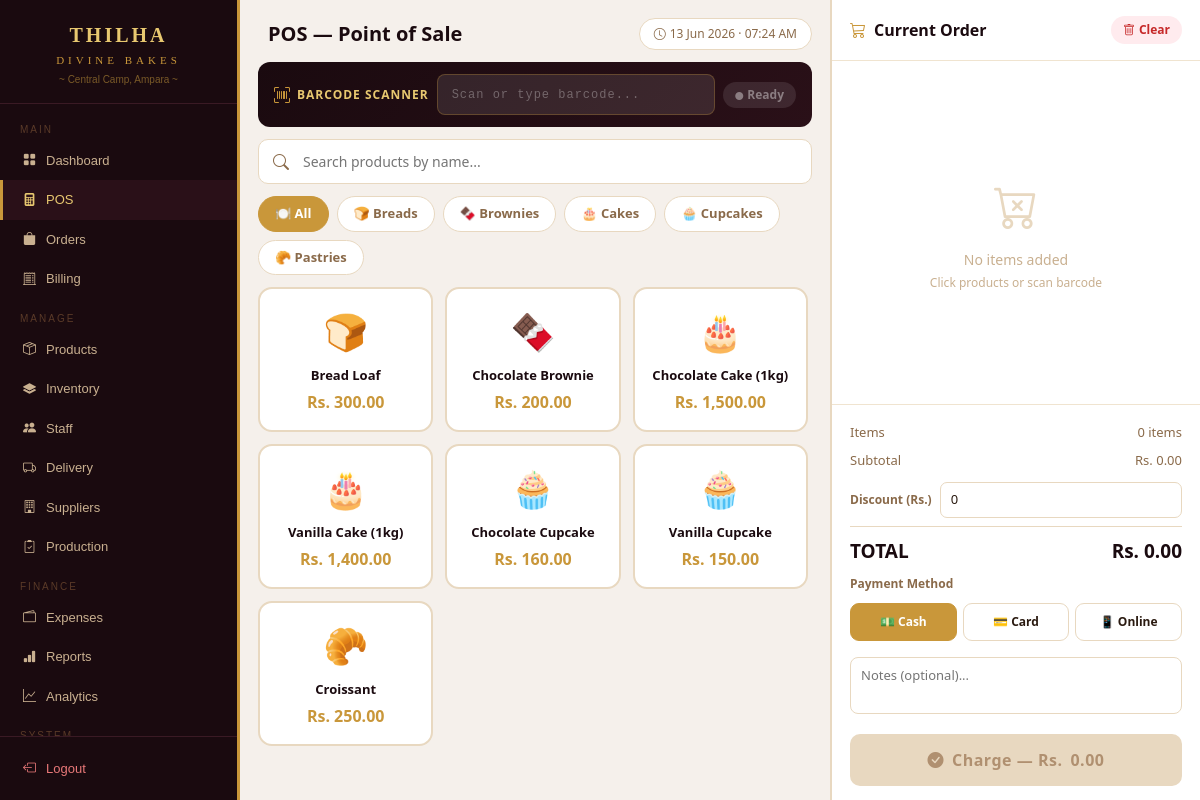
The page /admin/pos.php (signed in) on the database its author committed.
### tables this page shows
CREATE TABLE `products` (
  `product_id` int(11) NOT NULL,
  `name` varchar(100) NOT NULL,
  `category` varchar(50) DEFAULT NULL,
  `price` decimal(10,2) NOT NULL,
  `description` text DEFAULT NULL,
  `image` varchar(255) DEFAULT NULL,
  `stock_status` enum('available','out_of_stock') DEFAULT 'available',
  `created_at` timestamp NOT NULL DEFAULT current_timestamp(),
  `barcode` varchar(20) DEFAULT NULL
);

### admin/pos.php (the view, shortened to what this page needs)
<?php
require_once '../includes/db.php';
$products = mysqli_query($conn,"SELECT * FROM products WHERE stock_status='available' ORDER BY category,name");
$cats = [];
while ($p = mysqli_fetch_assoc($products)) $cats[$p['category']][] = $p;
$icons = ['cakes'=>'🎂','brownies'=>'🍫','cupcakes'=>'🧁','pastries'=>'🥐','breads'=>'🍞'];
?>
<!DOCTYPE html>
<html lang="en">
<head>
<link href="https://cdn.jsdelivr.net/npm/bootstrap@5.3.0/dist/css/bootstrap.min.css" rel="stylesheet">
<link href="https://cdn.jsdelivr.net/npm/bootstrap-icons@1.10.5/font/bootstrap-icons.css" rel="stylesheet">
</head>
<body>
<?php include '../includes/sidebar.php'; ?>
<div class="pos-wrap">
  <div class="pos-left">
    <div class="pos-header">
      <div class="pos-title">
        POS — Point of Sale
      </div>
      <div class="pos-date">
        <i class="bi bi-clock me-1"></i><?= date('d M Y · h:i A') ?>
      </div>
    </div>
    <div class="barcode-scan-wrap">
      <label>
        <i class="bi bi-upc-scan"></i>
        Barcode Scanner
      </label>
      <input type="text" id="barcodeInput"
             class="barcode-input"
             placeholder="Scan or type barcode..."
             autocomplete="off"
             autofocus>
      <span class="barcode-status idle" id="barcodeStatus">
        <i class="bi bi-circle-fill me-1" style="font-size:8px;"></i>Ready
      </span>
    </div>
    <div class="pos-search">
      <i class="bi bi-search"></i>
      <input type="text" id="searchInput"
             placeholder="Search products by name..."
             oninput="filterProducts()">
    </div>
    <div class="cat-tabs">
      <button class="cat-tab active" onclick="filterCat('all',this)">🍽️ All</button>
      <?php foreach(array_keys($cats) as $cat): ?>
      <button class="cat-tab" onclick="filterCat('<?= $cat ?>',this)">
        <?= $icons[$cat]??'' ?> <?= ucfirst($cat) ?>
      </button>
      <?php endforeach; ?>
    </div>
    <div class="products-scroll">
      <div class="products-grid" id="productsGrid">
        <?php foreach($cats as $cat=>$prods): ?>
        <?php foreach($prods as $p): ?>
        <div class="prod-card"
             data-cat="<?= $p['category'] ?>"
             data-name="<?= strtolower(htmlspecialchars($p['name'])) ?>"
             data-id="<?= $p['product_id'] ?>"
             onclick="addToCart(<?= (int)$p['product_id'] ?>,'<?= addslashes($p['name']) ?>',<?= (float)$p['price'] ?>,'<?= $p['category'] ?>')">
          <span class="prod-icon"><?= $icons[$p['category']]??'🍰' ?></span>
          <div class="prod-name"><?= htmlspecialchars($p['name']) ?></div>
          <div class="prod-price">Rs. <?= number_format($p['price'],2) ?></div>
        </div>
        <?php endforeach; ?>
        <?php endforeach; ?>
      </div>
    </div>
  </div>
  <div class="pos-right">
    <div class="cart-header">
      <div class="cart-title">
        <i class="bi bi-cart3"></i> Current Order
      </div>
      <button class="cart-clear" onclick="clearCart()">
        <i class="bi bi-trash me-1"></i>Clear
      </button>
    </div>
    <div class="cart-items-wrap" id="cartItemsWrap"></div>
    <div class="cart-footer">
      <div class="summary-row">
        <span>Items</span>
        <span id="itemCount">0 items</span>
      </div>
      <div class="summary-row">
        <span>Subtotal</span>
        <span id="subtotalDisplay">Rs. 0.00</span>
      </div>
      <div class="discount-row">
        <label>Discount (Rs.)</label>
        <input type="number" id="discountInput" value="0" min="0" oninput="updateTotals()">
      </div>
      <div class="summary-row grand">
        <span>TOTAL</span>
        <span id="totalDisplay">Rs. 0.00</span>
      </div>
      <div style="font-size:12px;color:#8a6a4a;margin:10px 0 5px;font-weight:700;">Payment Method</div>
      <div class="pay-methods">
        <button class="pay-btn selected" data-pay="cash" onclick="selectPay(this)">💵 Cash</button>
        <button class="pay-btn" data-pay="card" onclick="selectPay(this)">💳 Card</button>
        <button class="pay-btn" data-pay="online" onclick="selectPay(this)">📱 Online</button>
      </div>
      <textarea class="notes-inp" id="notesInput" rows="2" placeholder="Notes (optional)..."></textarea>
      <button class="btn-charge" id="chargeBtn" onclick="processSale()" disabled>
        <i class="bi bi-check-circle-fill"></i>
        Charge — Rs. <span id="chargeTotalBtn">0.00</span>
      </button>
    </div>
  </div>
</div>
</body>
</html>

### rows shown on the page
products: category "🍞", name "Bread Loaf", price "300.00"
products: category "🍫", name "Chocolate Brownie", price "200.00"
products: category "🎂", name "Chocolate Cake (1kg)", price "1,500.00"
products: category "🎂", name "Vanilla Cake (1kg)", price "1,400.00"
products: category "🧁", name "Chocolate Cupcake", price "160.00"
products: category "🧁", name "Vanilla Cupcake", price "150.00"
products: category "🥐", name "Croissant", price "250.00"

### other values the page prints
$icons[$cat] "🍞"
$cat "Breads"
$icons[$cat] "🍫"
$cat "Brownies"
$icons[$cat] "🎂"
$cat "Cakes"
$icons[$cat] "🧁"
$cat "Cupcakes"
$icons[$cat] "🥐"
$cat "Pastries"
